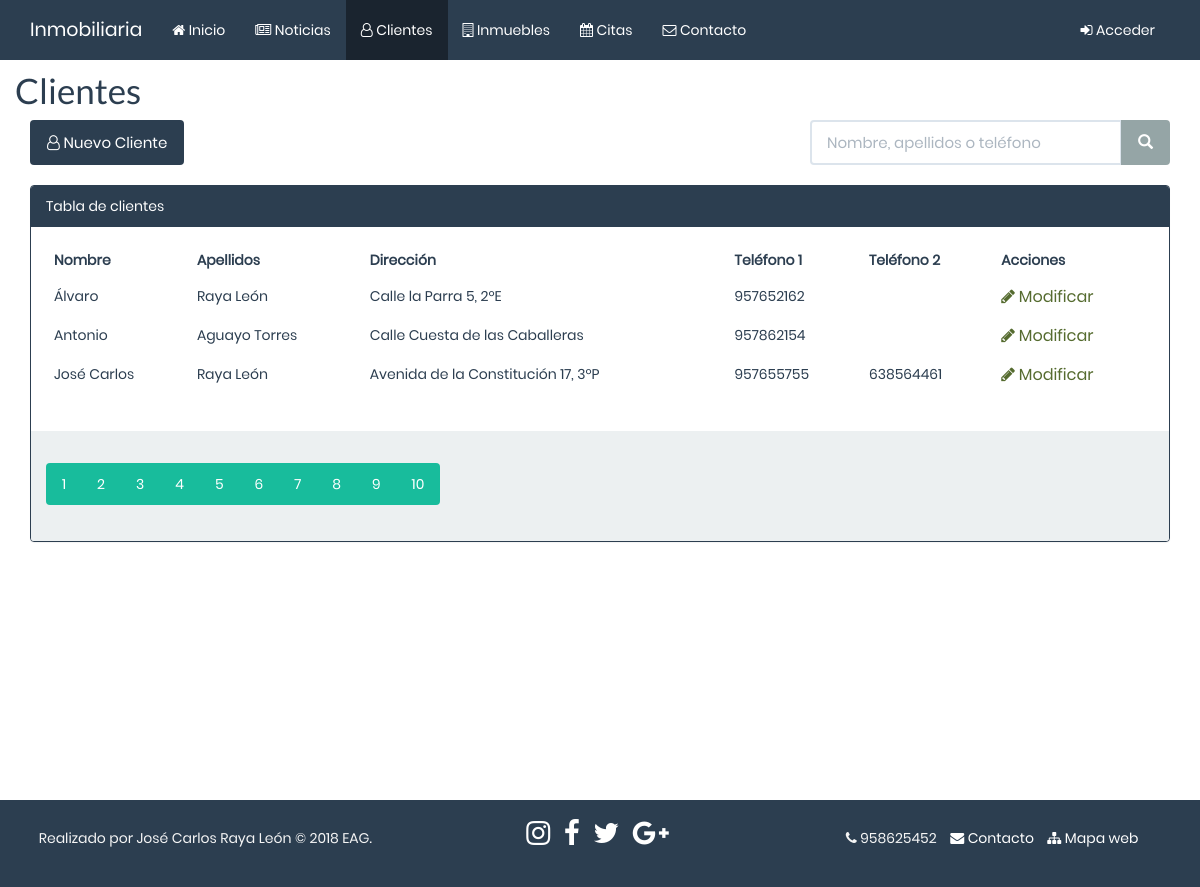
The page /php/clientes/clientes.php on the database its author committed.
### tables this page shows
CREATE TABLE IF NOT EXISTS `clientes` (
`id` bigint(20) unsigned NOT NULL,
  `nombre` varchar(50) NOT NULL,
  `apellidos` varchar(50) NOT NULL,
  `direccion` varchar(150) NOT NULL,
  `telefono1` varchar(9) NOT NULL,
  `telefono2` varchar(9) NOT NULL,
  `nombre_usuario` varchar(15) NOT NULL,
  `pass` varchar(32) NOT NULL
);

### php/clientes/clientes.php (the view, shortened to what this page needs)
<?php
include '../funciones.php';
?>
<!DOCTYPE html>
<html lang="en">
<head>
</head>
<body>
    <div class="row">
    </div>
        <div class="container" id="wrap">
            <div class="row">
               <h1>Clientes</h1>
                <div class="col-sm-6 col-md-7 col-lg-8 hidden-xs">
                    <a href="insertar_cliente.php" class="btn bg-primary"><span class="fa fa-user-o"></span> Nuevo Cliente</a>
                </div>
                <div class="col-xs-12 col-sm-6 col-md-5 col-lg-4 text-right">
                    <form action="#" method="get">
                        <div class="input-group">
                            <input class="form-control" type="text" name="buscar" placeholder="Nombre, apellidos o teléfono">
                            <div class="input-group-btn">
                                <button class="btn btn-default" type="submit" name="enviarBuscar">
                                    <i class="glyphicon glyphicon-search"></i>
                                </button>
                            </div>
                        </div>
                    </form>
                </div>
            </div>
            <br>
            <?php
            if(isset($_GET['enviarBuscar'])){
                $busqueda = $_GET['buscar'];
                $cons_bus_cli = "select *
                                    from clientes
                                    where id > 0
                                    and (nombre like '%$busqueda%'
                                    or apellidos like '%$busqueda%'
                                    or telefono1 like '%$busqueda%'
                                    or telefono2 like '%$busqueda%')
                                    order by nombre";
                $clientes = db_query($cons_bus_cli);
                if(mysqli_num_rows($clientes) == 0){
                    ?>
                    <h2><span class="fa fa-info-circle text-info"></span> No se han encontrado resultados</h2>
                    <?php
                }else{
                    tablaClientes($cons_bus_cli, $busqueda);
                }
            }else{
                $cons_clientes = "select * from clientes
                                        where id > 0
                                        order by nombre";
                tablaClientes($cons_clientes);
            }
            ?>
                            <?php
    function tablaClientes($cons){
        ?>
                   <div class="panel panel-primary">
                       <div class="panel-heading">
                           Tabla de clientes
                       </div>
                       <div class="panel-body">
                    <div class="table-responsive">
                        <table class="table table-hover">
                            <thead>
                                <th>Nombre</th>
                                <th>Apellidos</th>
                                <th>Dirección</th>
                                <th>Teléfono 1</th>
                                <th>Teléfono 2</th>
                                <th>Acciones</th>
                            </thead>
                            <tbody>
                                <?php
                    $clientes = db_query($cons);
                    while($fila = mysqli_fetch_array($clientes, MYSQLI_ASSOC)){
                        ?>
                                    <tr>
                                        <td>
                                            <?php echo $fila['nombre']; ?>
                                        </td>
                                        <td>
                                            <?php echo $fila['apellidos']; ?>
                                        </td>
                                        <td>
                                            <?php echo $fila['direccion']; ?>
                                        </td>
                                        <td>
                                            <?php echo $fila['telefono1']; ?>
                                        </td>
                                        <td>
                                            <?php echo $fila['telefono2']; ?>
                                        </td>
                                        <td>
                                            <a class="btn-m" href="mod_cliente.php?id=<?php echo $fila['id'] ?>">
                                            <span class="fa fa-pencil"></span> Modificar</a>
                                        </td>
                                    </tr>
                                    <?php
                    }
                    ?>
                            </tbody>
                        </table>
                    </div>
                </div>
                <div class="panel-footer">
                    <ul class="pagination">
                        <li><a href="">1</a></li>
                        <li><a href="">2</a></li>
                        <li><a href="">3</a></li>
                        <li><a href="">4</a></li>
                        <li><a href="">5</a></li>
                        <li><a href="">6</a></li>
                        <li><a href="">7</a></li>
                        <li><a href="">8</a></li>
                        <li><a href="">9</a></li>
                        <li><a href="">10</a></li>
                    </ul>
                </div>
            </div>
                    <?php
    }
    ?>
        </div>
</body>
</html>

### css/main.css (style rules this page uses)
html { position: relative; height: 100%; }
body { padding-top: 50px; font-family: 'Poppins', sans-serif; font-size: 14px; height: 100%; }
.btn-m { background: none; border: none; font-size: medium; color: darkolivegreen; }
.row { overflow: hidden; }
#wrap { min-height: 100%; height: auto; padding-bottom: 60px; }
.table-responsive { border: none; }
h1, .h1 { font-size: 35px; }
table a:not(.btn), .table a:not(.btn) { text-decoration: none; }

### rows shown on the page
clientes: nombre "Álvaro", apellidos "Raya León", direccion "Calle la Parra 5, 2ºE", telefono1 "957652162"
clientes: nombre "Antonio", apellidos "Aguayo Torres", direccion "Calle Cuesta de las Caballeras", telefono1 "957862154"
clientes: nombre "José Carlos", apellidos "Raya León", direccion "Avenida de la Constitución 17, 3ºP", telefono1 "957655755", telefono2 "638564461"
